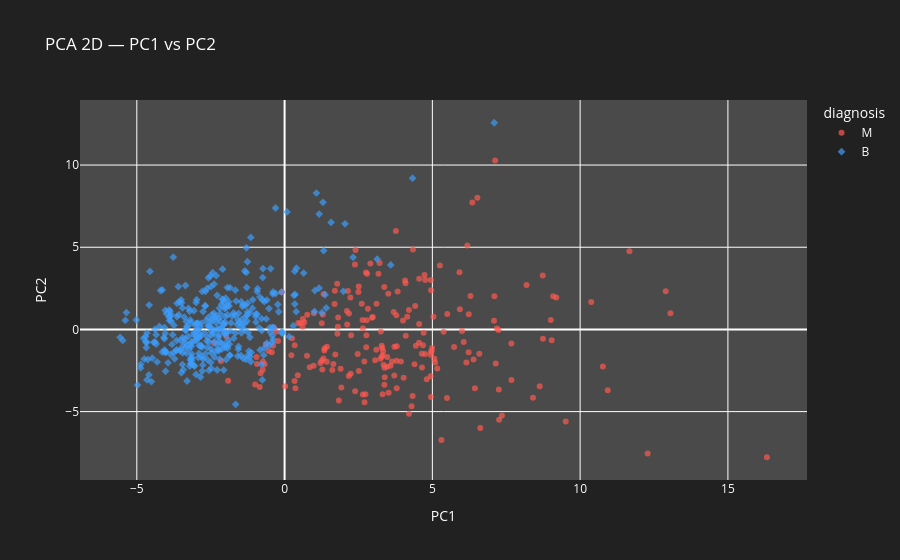

Write notebook code for a chart like this one.
### Code cell
# PCA 2D
fig = plot_pca_scatter(pca_df, mode='2d')
fig.show()

### Figure 1 — Plotly figure (JSON) as saved in the notebook; plotly's stock layout.template omitted (floating-point values rounded to 4 significant figures; data arrays with more than 128 entries replaced by an {"elided": "..."} marker saying what was removed)
{"data": [{"customdata": {"elided": "212x1 str values"}, "hovertemplate": "diagnosis=%{customdata[0]}<br>PC1=%{x}<br>PC2=%{y}<extra></extra>", "legendgroup": "M", "marker": {"color": "#FF5851", "opacity": 0.7, "symbol": "circle"}, "mode": "markers", "name": "M", "orientation": "v", "showlegend": true, "type": "scatter", "x": {"elided": "212 float values"}, "xaxis": "x", "y": {"elided": "212 float values"}, "yaxis": "y"}, {"customdata": {"elided": "357x1 str values"}, "hovertemplate": "diagnosis=%{customdata[0]}<br>PC1=%{x}<br>PC2=%{y}<extra></extra>", "legendgroup": "B", "marker": {"color": "#3d9dfc", "opacity": 0.7, "symbol": "diamond"}, "mode": "markers", "name": "B", "orientation": "v", "showlegend": true, "type": "scatter", "x": {"elided": "357 float values"}, "xaxis": "x", "y": {"elided": "357 float values"}, "yaxis": "y"}], "layout": {"font": {"color": "#ffffff"}, "legend": {"title": {"text": "diagnosis"}, "tracegroupgap": 0}, "paper_bgcolor": "#212121", "plot_bgcolor": "#494a49", "title": {"text": "PCA 2D — PC1 vs PC2"}, "xaxis": {"anchor": "y", "domain": [0, 1], "title": {"text": "PC1"}}, "yaxis": {"anchor": "x", "domain": [0, 1], "title": {"text": "PC2"}}}}
